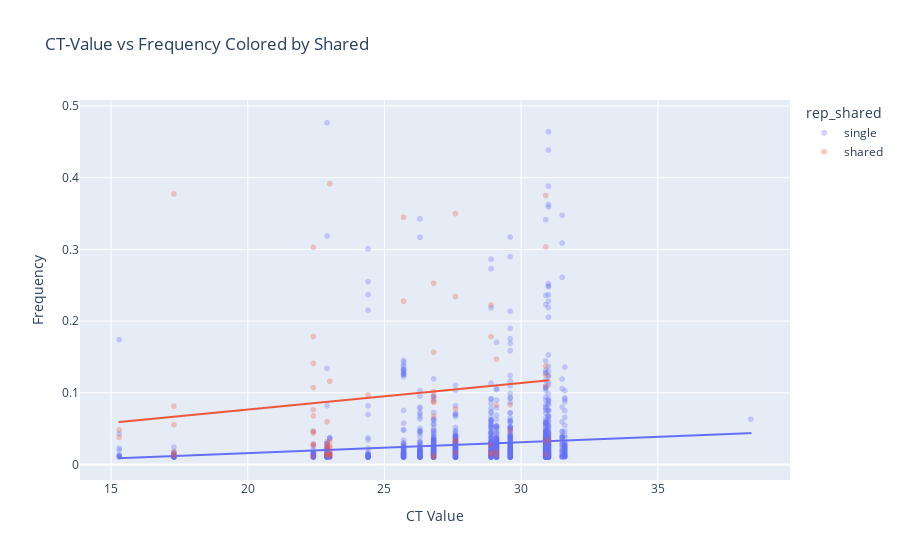

Source (notebook cell):
### Code cell
fig = px.scatter(vars, 
                 x="ct_value", 
                 y="avg_freq", 
                 color="rep_shared", 
                 trendline="ols",  # Ordinary Least Squares (Linear Regression)
                 title="CT-Value vs Frequency Colored by Shared",
                 labels={"ct_value": "CT Value", "avg_freq": "Frequency"},
                 opacity=0.3)

fig.show()

### Figure 1 — Plotly figure (JSON) as saved in the notebook; plotly's stock layout.template omitted (floating-point values rounded to 4 significant figures; data arrays with more than 128 entries replaced by an {"elided": "..."} marker saying what was removed)
{"data": [{"hovertemplate": "rep_shared=single<br>CT Value=%{x}<br>Frequency=%{y}<extra></extra>", "legendgroup": "single", "marker": {"color": "#636efa", "opacity": 0.3, "symbol": "circle"}, "mode": "markers", "name": "single", "showlegend": true, "type": "scattergl", "x": {"elided": "2020 float values"}, "xaxis": "x", "y": {"elided": "2020 float values"}, "yaxis": "y"}, {"hovertemplate": "<b>OLS trendline</b><br>avg_freq = 0.0015159 * ct_value + -0.0145453<br>R<sup>2</sup>=0.010905<br><br>rep_shared=single<br>CT Value=%{x}<br>Frequency=%{y} <b>(trend)</b><extra></extra>", "legendgroup": "single", "marker": {"color": "#636efa", "symbol": "circle"}, "mode": "lines", "name": "single", "showlegend": false, "type": "scattergl", "x": {"elided": "2020 float values"}, "xaxis": "x", "y": {"elided": "2020 float values"}, "yaxis": "y"}, {"hovertemplate": "rep_shared=shared<br>CT Value=%{x}<br>Frequency=%{y}<extra></extra>", "legendgroup": "shared", "marker": {"color": "#EF553B", "opacity": 0.3, "symbol": "circle"}, "mode": "markers", "name": "shared", "showlegend": true, "type": "scattergl", "x": [17.3, 17.3, 17.3, 17.3, 17.3, 17.3, 28.9, 28.9, 28.9, 28.9, 28.9, 24.4, 30.9, 30.9, 30.9, 30.9, 30.9, 30.9, 30.9, 25.7, 25.7, 29.1, 29.1, 29.1, 29.1, 15.3, 15.3, 22.4, 22.4, 22.4, 22.4, 22.4, 22.4, 22.4, 22.4, 22.4, 22.4, 22.4, 27.6, 27.6, 27.6, 27.6, 27.6, 27.6, 26.8, 26.8, 26.8, 26.8, 26.8, 26.8, 26.8, 26.8, 26.8, 22.9, 22.9, 22.9, 22.9, 22.9, 22.9, 22.9, 23.0, 23.0, 23.0, 23.0, 23.0, 23.0, 23.0, 23.0, 29.6, 29.6, 31.0], "xaxis": "x", "y": [0.3775, 0.0143, 0.01205, 0.01825, 0.05545, 0.0812, 0.0276, 0.2223, 0.01455, 0.0164, 0.1782, 0.0972, 0.3035, 0.0322, 0.1373, 0.1094, 0.014, 0.3752, 0.1245, 0.3448, 0.2277, 0.08255, 0.01805, 0.147, 0.0129, 0.0377, 0.04815, 0.1409, 0.02675, 0.303, 0.04375, 0.1071, 0.02825, 0.0764, 0.0114, 0.06775, 0.0464, 0.1785, 0.3501, 0.03265, 0.0337, 0.07775, 0.2343, 0.01685, 0.1016, 0.08675, 0.2529, 0.0879, 0.01185, 0.01055, 0.0942, 0.1566, 0.0674, 0.0148, 0.05965, 0.02935, 0.02315, 0.0142, 0.01335, 0.02555, 0.3917, 0.01605, 0.1162, 0.0255, 0.0326, 0.0142, 0.02395, 0.01155, 0.04715, 0.08315, 0.0342], "yaxis": "y"}, {"hovertemplate": "<b>OLS trendline</b><br>avg_freq = 0.00370524 * ct_value + 0.00245536<br>R<sup>2</sup>=0.022059<br><br>rep_shared=shared<br>CT Value=%{x}<br>Frequency=%{y} <b>(trend)</b><extra></extra>", "legendgroup": "shared", "marker": {"color": "#EF553B", "symbol": "circle"}, "mode": "lines", "name": "shared", "showlegend": false, "type": "scattergl", "x": [15.3, 15.3, 17.3, 17.3, 17.3, 17.3, 17.3, 17.3, 22.4, 22.4, 22.4, 22.4, 22.4, 22.4, 22.4, 22.4, 22.4, 22.4, 22.4, 22.9, 22.9, 22.9, 22.9, 22.9, 22.9, 22.9, 23.0, 23.0, 23.0, 23.0, 23.0, 23.0, 23.0, 23.0, 24.4, 25.7, 25.7, 26.8, 26.8, 26.8, 26.8, 26.8, 26.8, 26.8, 26.8, 26.8, 27.6, 27.6, 27.6, 27.6, 27.6, 27.6, 28.9, 28.9, 28.9, 28.9, 28.9, 29.1, 29.1, 29.1, 29.1, 29.6, 29.6, 30.9, 30.9, 30.9, 30.9, 30.9, 30.9, 30.9, 31.0], "xaxis": "x", "y": [0.05915, 0.05915, 0.06656, 0.06656, 0.06656, 0.06656, 0.06656, 0.06656, 0.08545, 0.08545, 0.08545, 0.08545, 0.08545, 0.08545, 0.08545, 0.08545, 0.08545, 0.08545, 0.08545, 0.08731, 0.08731, 0.08731, 0.08731, 0.08731, 0.08731, 0.08731, 0.08768, 0.08768, 0.08768, 0.08768, 0.08768, 0.08768, 0.08768, 0.08768, 0.09286, 0.09768, 0.09768, 0.1018, 0.1018, 0.1018, 0.1018, 0.1018, 0.1018, 0.1018, 0.1018, 0.1018, 0.1047, 0.1047, 0.1047, 0.1047, 0.1047, 0.1047, 0.1095, 0.1095, 0.1095, 0.1095, 0.1095, 0.1103, 0.1103, 0.1103, 0.1103, 0.1121, 0.1121, 0.1169, 0.1169, 0.1169, 0.1169, 0.1169, 0.1169, 0.1169, 0.1173], "yaxis": "y"}], "layout": {"legend": {"title": {"text": "rep_shared"}, "tracegroupgap": 0}, "title": {"text": "CT-Value vs Frequency Colored by Shared"}, "xaxis": {"anchor": "y", "domain": [0, 1], "title": {"text": "CT Value"}}, "yaxis": {"anchor": "x", "domain": [0, 1], "title": {"text": "Frequency"}}}}
